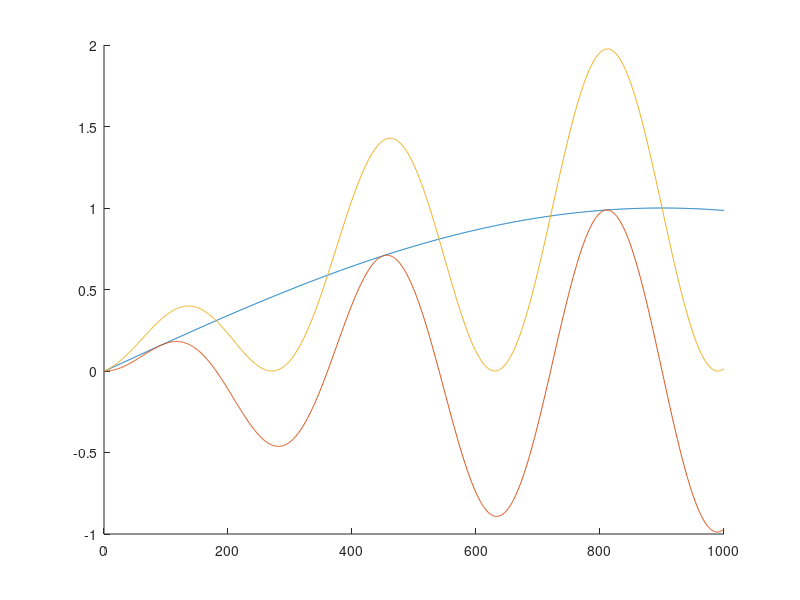

Reproduce this figure in MATLAB. (Note: this script raises an error after producing the figure.)
clear; close all; clc;

%load('EEG181.mat');

eegFS = 250;

%eeg = eegData(15,50*eegFS:80*eegFS);
%eeg = eeg-mean(eeg);

%edges for phase
edges = linspace(-pi,pi,21);

%eegFS = 2000; %sampling rate
%winLen = length(eeg); %window length

x = linspace(0,100,1000);

s1 = sin( x * pi / 180 )

s2 = sin( x * pi / 18 ) % s2 = 10* w1

s2 = s1.*s2 

%print ( s2)
s3 = s1 + s2 

eeg = s3
figure(1);
hold;
plot(s1);

plot(s2);
plot(s3);
hold;

winLen = length(eeg)

%create alpha filter
lcut = 9;
hcut = 13;
attendB = 40;
attenHz = 2;
nyq = eegFS/2;
Fstop1 = (lcut - attenHz)  / nyq;  
Fpass1 = lcut  / nyq; 
Fpass2 = hcut / nyq;
Fstop2 = (hcut + attenHz) / nyq;
Astop1 = attendB;
Apass  = 1;
Astop2 = attendB;
h = fdesign.bandpass('fst1,fp1,fp2,fst2,ast1,ap,ast2', Fstop1, Fpass1, ...
                Fpass2, Fstop2, Astop1, Apass, Astop2);
Hd = design(h, 'kaiserwin');
bAlpha = Hd.Numerator;
%group delay
[a,f] = grpdelay(bAlpha,1,nyq,eegFS);
k = f >= lcut & f <= hcut;
gdAlpha = fix(mean(a(k)));
    
   
%create multiple gamma filters
fGamma = 20:5:100;
filtersGamma = cell(length(fGamma),2);

bw = 20; %bandwidth
attendB = 40; %attenuation
attenHz = 4; %transition band
%gamma freqs
for fI = 1:length(fGamma)

    lcut = fGamma(fI)-bw/2;
    hcut = fGamma(fI)+bw/2;
    
    Fstop1 = (lcut - attenHz)  / nyq;  
    Fpass1 = lcut  / nyq; 
    Fpass2 = hcut / nyq;
    Fstop2 = (hcut + attenHz) / nyq;
    Astop1 = attendB;
    Apass  = 1;
    Astop2 = attendB;
    h = fdesign.bandpass('fst1,fp1,fp2,fst2,ast1,ap,ast2', Fstop1, Fpass1, ...
                    Fpass2, Fstop2, Astop1, Apass, Astop2);
    Hd = design(h, 'kaiserwin');
    b = Hd.Numerator;
    filtersGamma{fI,1} = b;
    
    %group delay
    [a,f] = grpdelay(b,1,nyq,eegFS);
    k = f >= lcut & f <= hcut;
    gd = fix(mean(a(k)));
    filtersGamma{fI,2} = gd;
end
    

MIs = zeros(1,length(fGamma));

%phase (alpha)
ph = filter(bAlpha,1,eeg);
ph = [ph(gdAlpha+1:end) zeros(1,gdAlpha)];
ph = angle(hilbert(ph));

%amplitude for gamma range + MI
for fI = 1:length(fGamma)
    
    b = filtersGamma{fI,1};
    gd = filtersGamma{fI,2};
    
    %amplitude
    amp = filter(b,1,eeg);
    amp = [amp(gd+1:end) zeros(1,gd)];
    amp = abs(hilbert(amp));
    
    %compute raw modulation index
    MI = getMI(amp,ph,edges);

    MIs(fI) = MI;
end

plot(fGamma,MIs);
